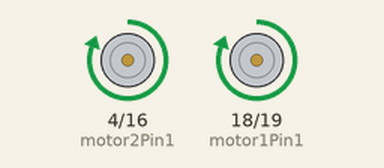
The sketch below on a simulated Arduino Uno, built with avr-gcc and run on an emulated ATmega328P. Parts: motor-driver pin pairs drawn as motors (green arrow = first pin HIGH = forward, orange = second pin HIGH = backward, longer = more drive).

Above: at 1.0 s.
At 3.0 s:
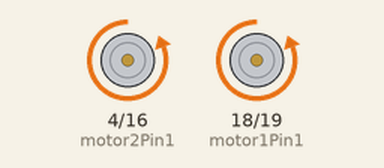
Timing chart, 0 to 5.2 s (numbered marks = the images above):
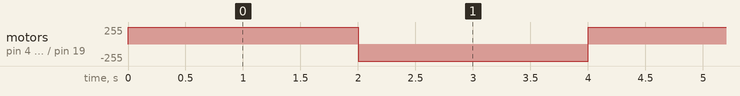

The sketch:

sketch_oct28a_testmotor.ino
```cpp
const int motor1Pin1 = 18;  // IN1 voor Motor 1
const int motor1Pin2 = 19;  // IN2 voor Motor 1
const int motor2Pin1 = 4;  // IN3 voor Motor 2
const int motor2Pin2 = 16;  // IN4 voor Motor 2

void setup() {
  pinMode(motor1Pin1, OUTPUT);
  pinMode(motor1Pin2, OUTPUT);
  pinMode(motor2Pin1, OUTPUT);
  pinMode(motor2Pin2, OUTPUT);
}

void loop() {
  // Beide motoren voorwaarts
  digitalWrite(motor1Pin1, HIGH);
  digitalWrite(motor1Pin2, LOW);
  digitalWrite(motor2Pin1, HIGH);
  digitalWrite(motor2Pin2, LOW);
  delay(2000);  // Draai motoren vooruit voor 2 seconden

  // Beide motoren achterwaarts
  digitalWrite(motor1Pin1, LOW);
  digitalWrite(motor1Pin2, HIGH);
  digitalWrite(motor2Pin1, LOW);
  digitalWrite(motor2Pin2, HIGH);
  delay(2000);  // Draai motoren achteruit voor 2 seconden
}
```

Measured:
- by itself, motor on pin 4 (motor2Pin1) / pin 16 (motor2Pin2), motor on pin 18 (motor1Pin1) / pin 19 (motor1Pin2): alternates forward 255/255 for 2.0 s and backward 255/255 for 2.0 s
